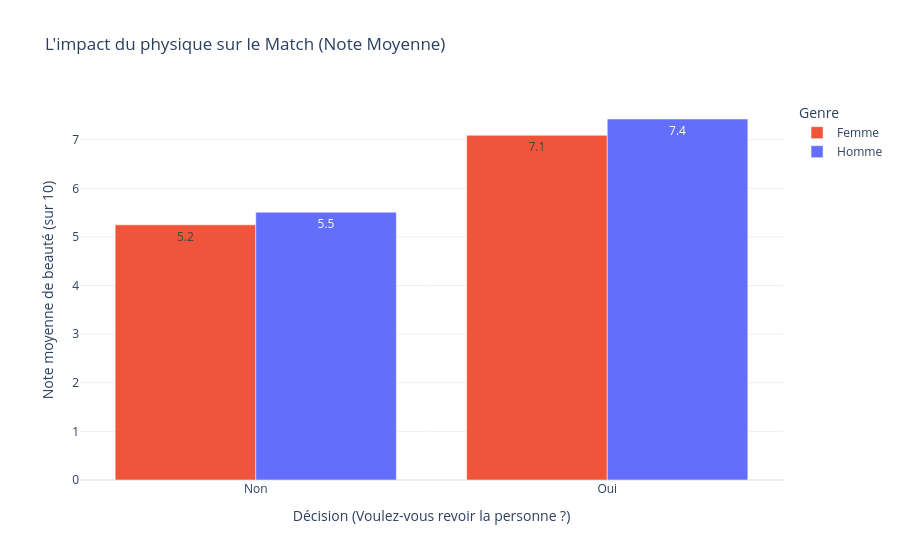

Here is the notebook cell this chart was saved with:
### Markdown cell above
## Étape 5 : L'attirance compte-t-elle dans le "Oui" ?
Je compare la note d'attirance moyenne quand la réponse est "Non" et quand elle est "Oui", séparément pour les hommes et les femmes.

### Code cell
# 1. Nettoyage du texte pour l'axe (Oui / Non)
df_propre['decision_match'] = df_propre['decision_match'].astype(str).replace({'0.0': 'Non', '1.0': 'Oui', '0': 'Non', '1': 'Oui'})

# 2. Agrégation : On calcule la moyenne exacte pour simplifier la lecture
df_moyenne = df_propre.groupby(['decision_match', 'genre'])['note_attractivite'].mean().reset_index()

# 3. Création d'un graphique en barres clair et universel
fig_beaute_simple = px.bar(
    df_moyenne,
    x="decision_match",
    y="note_attractivite",
    color="genre",
    barmode="group", # Met les barres côte à côte au lieu de les empiler
    text_auto='.1f', # Affiche le chiffre exact sur la barre
    title="L'impact du physique sur le Match (Note Moyenne)",
    labels={
        "decision_match": "Décision (Voulez-vous revoir la personne ?)",
        "note_attractivite": "Note moyenne de beauté (sur 10)",
        "genre": "Genre"
    },
    color_discrete_map={"Femme": "#EF553B", "Homme": "#636EFA"}
)

# 4. Épuration du design
fig_beaute_simple.update_layout(template="plotly_white")
fig_beaute_simple.show()

# 5. Les chiffres exacts, pour pouvoir les citer
display(df_moyenne.round(1))

### Figure 1 — Plotly figure (JSON) as saved in the notebook; plotly's stock layout.template omitted (floating-point values rounded to 4 significant figures)
{"data": [{"alignmentgroup": "True", "hovertemplate": "Genre=Femme<br>Décision (Voulez-vous revoir la personne ?)=%{x}<br>Note moyenne de beauté (sur 10)=%{y}<extra></extra>", "legendgroup": "Femme", "marker": {"color": "#EF553B", "pattern": {"shape": ""}}, "name": "Femme", "offsetgroup": "Femme", "orientation": "v", "showlegend": true, "textposition": "auto", "texttemplate": "%{y:.1f}", "type": "bar", "x": ["Non", "Oui"], "xaxis": "x", "y": [5.249, 7.09], "yaxis": "y"}, {"alignmentgroup": "True", "hovertemplate": "Genre=Homme<br>Décision (Voulez-vous revoir la personne ?)=%{x}<br>Note moyenne de beauté (sur 10)=%{y}<extra></extra>", "legendgroup": "Homme", "marker": {"color": "#636EFA", "pattern": {"shape": ""}}, "name": "Homme", "offsetgroup": "Homme", "orientation": "v", "showlegend": true, "textposition": "auto", "texttemplate": "%{y:.1f}", "type": "bar", "x": ["Non", "Oui"], "xaxis": "x", "y": [5.509, 7.426], "yaxis": "y"}], "layout": {"barmode": "group", "legend": {"title": {"text": "Genre"}, "tracegroupgap": 0}, "title": {"text": "L'impact du physique sur le Match (Note Moyenne)"}, "xaxis": {"anchor": "y", "domain": [0, 1], "title": {"text": "Décision (Voulez-vous revoir la personne ?)"}}, "yaxis": {"anchor": "x", "domain": [0, 1], "title": {"text": "Note moyenne de beauté (sur 10)"}}}}
